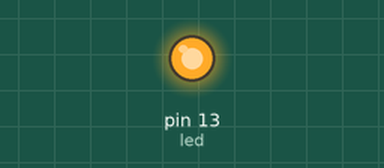
The sketch below on a simulated Arduino Uno, built with avr-gcc and run on an emulated ATmega328P. Shown: output pins drawn as LEDs (lit = HIGH). What the sketch prints to the serial monitor is not drawn.

Above: at 0.2 s.
At 31.7 s:
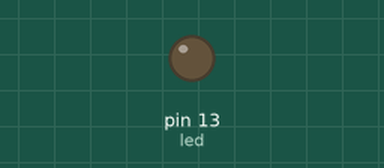
Timing chart, 0 to 37.1 s (numbered marks = the images above):
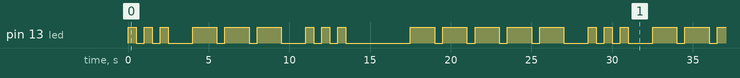

The sketch:

assignment1_2_3.ino
```cpp
int led = 13;  // led to use for output (13 is built-in)

int dit_delay = 500;           // length of a dit in ms
int dah_delay = dit_delay * 3; // length of a dah in ms

// dit() and dat() already include dit_delay
int letter_delay = dah_delay - dit_delay;

// letters already include letter delay
int word_delay   = dit_delay * 7 - letter_delay;

void dit() {
    Serial.print(".");

    // send a dit
    digitalWrite(led, HIGH);
    delay(dit_delay);

    digitalWrite(led, LOW);
    delay(dit_delay);
}

void dah() {
    Serial.print("-");

    // send a dah
    digitalWrite(led, HIGH);
    delay(dah_delay);

    digitalWrite(led, LOW);
    delay(dit_delay);
}

void pause_letter() {
   Serial.println("");
   delay(letter_delay);
}

void pause_word() {
   Serial.println("");
   delay(word_delay);
}

void morse_S() {
  dit(); dit(); dit();
  pause_letter();
}

void morse_O() {
  dah(); dah(); dah();
  pause_letter();
}

void morse_SOS() {
    morse_S(); morse_O(); morse_S();
    pause_word();
}

// send n in morse code
void morse_digit(int n) {
    Serial.print("morse_digit(");
    Serial.print(n);
    Serial.println(")...");

    if (n == 0) {
        dah(); dah(); dah(); dah(); dah();
    }
    if (n == 1) {
        dit(); dah(); dah(); dah(); dah();
    }
    if (n == 2) {
        dit(); dit(); dah(); dah(); dah();
    }
    if (n == 3) {
        dit(); dit(); dit(); dah(); dah();
    }
    if (n == 4) {
        dit(); dit(); dit(); dit(); dah();
    }
    if (n == 5) {
        dit(); dit(); dit(); dit(); dit();
    }
    if (n == 6) {
        dah(); dit(); dit(); dit(); dit();
    }
    if (n == 7) {
        dah(); dah(); dit(); dit(); dit();
    }
    if (n == 8) {
        dah(); dah(); dah(); dit(); dit();
    }
    if (n == 9) {
        dah(); dah(); dah(); dah(); dit();
    }
    pause_letter();

    Serial.print("morse_digit(");
    Serial.print(n);
    Serial.println(")...done");
}

void morse_number(int n) {
    Serial.print("morse_number(");
    Serial.print(n);
    Serial.println(")...");

    if (n >= 10) {
        morse_number(n / 10);
    }
    morse_digit_even(n % 10); //changed

    Serial.print("morse_number(");
    Serial.print(n);
    Serial.println(")...done");
}

void morse_digit_even(int n) {
  if (n%2==0) {
    morse_digit(n);
  }
}

void setup() {
  // put your setup code here, to run once:

  // Configure LED as output
  pinMode(led, OUTPUT);

  // Use serial port as output
  Serial.begin(9600);
}

void loop() {
  // put your main code here, to run repeatedly:
  morse_SOS();
  morse_number(876543210);
}
```

Measured:
- by itself, pin 13 (led): moves between LOW and HIGH, repeating every 28.5 s
- by itself, everything shown: repeats every 28.5 s, in 28 steps
